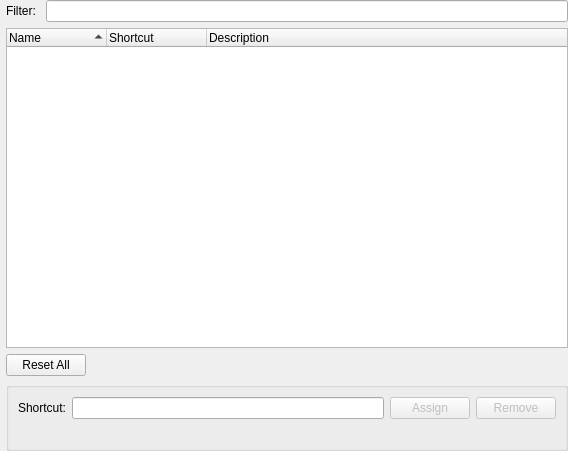
<?xml version="1.0" encoding="UTF-8"?>
<ui version="4.0">
 <class>KeyboardShortcutsWidget</class>
 <widget class="QWidget" name="KeyboardShortcutsWidget">
  <property name="geometry">
   <rect>
    <x>0</x>
    <y>0</y>
    <width>568</width>
    <height>451</height>
   </rect>
  </property>
  <property name="windowTitle">
   <string>Keyboard Shortcuts</string>
  </property>
  <layout class="QVBoxLayout">
   <property name="leftMargin">
    <number>6</number>
   </property>
   <property name="topMargin">
    <number>0</number>
   </property>
   <property name="rightMargin">
    <number>0</number>
   </property>
   <property name="bottomMargin">
    <number>0</number>
   </property>
   <item>
    <layout class="QHBoxLayout">
     <item>
      <widget class="QLabel" name="label">
       <property name="toolTip">
        <string>List only the entries containing the text you enter.</string>
       </property>
       <property name="text">
        <string>Filter: </string>
       </property>
      </widget>
     </item>
     <item>
      <widget class="QLineEdit" name="filterEdit"/>
     </item>
    </layout>
   </item>
   <item>
    <widget class="QTreeWidget" name="commandList">
     <property name="rootIsDecorated">
      <bool>false</bool>
     </property>
     <property name="uniformRowHeights">
      <bool>true</bool>
     </property>
     <property name="sortingEnabled">
      <bool>true</bool>
     </property>
     <property name="columnCount">
      <number>3</number>
     </property>
     <column>
      <property name="text">
       <string>Name</string>
      </property>
     </column>
     <column>
      <property name="text">
       <string>Shortcut</string>
      </property>
     </column>
     <column>
      <property name="text">
       <string>Description</string>
      </property>
     </column>
    </widget>
   </item>
   <item>
    <layout class="QHBoxLayout">
     <item>
      <widget class="QPushButton" name="resetAllButton">
       <property name="toolTip">
        <string>Reset all to default</string>
       </property>
       <property name="text">
        <string>Reset All</string>
       </property>
      </widget>
     </item>
     <item>
      <spacer>
       <property name="orientation">
        <enum>Qt::Horizontal</enum>
       </property>
       <property name="sizeHint" stdset="0">
        <size>
         <width>40</width>
         <height>20</height>
        </size>
       </property>
      </spacer>
     </item>
    </layout>
   </item>
   <item>
    <widget class="QGroupBox" name="targetEditGroup">
     <property name="title">
      <string/>
     </property>
     <layout class="QVBoxLayout">
      <item>
       <layout class="QHBoxLayout">
        <item>
         <widget class="QLabel" name="targetEditLabel">
          <property name="toolTip">
           <string>Press the key combination you want to use.</string>
          </property>
          <property name="text">
           <string>Shortcut:</string>
          </property>
         </widget>
        </item>
        <item>
         <widget class="QLineEdit" name="targetEdit">
          <property name="toolTip">
           <string>Press the key combination you want to use.</string>
          </property>
         </widget>
        </item>
        <item>
         <widget class="QPushButton" name="assignButton">
          <property name="enabled">
           <bool>false</bool>
          </property>
          <property name="sizePolicy">
           <sizepolicy hsizetype="Preferred" vsizetype="Fixed">
            <horstretch>0</horstretch>
            <verstretch>0</verstretch>
           </sizepolicy>
          </property>
          <property name="toolTip">
           <string>Assign this keyboard shortcut, overriding any conflicting usages.</string>
          </property>
          <property name="text">
           <string>Assign</string>
          </property>
          <property name="iconSize">
           <size>
            <width>16</width>
            <height>16</height>
           </size>
          </property>
         </widget>
        </item>
        <item>
         <widget class="QPushButton" name="removeButton">
          <property name="enabled">
           <bool>false</bool>
          </property>
          <property name="toolTip">
           <string>Remove this keyboard shortcut.</string>
          </property>
          <property name="text">
           <string>Remove</string>
          </property>
         </widget>
        </item>
       </layout>
      </item>
      <item>
       <widget class="QLabel" name="infoLabel">
        <property name="textFormat">
         <enum>Qt::RichText</enum>
        </property>
       </widget>
      </item>
     </layout>
    </widget>
   </item>
  </layout>
 </widget>
 <resources/>
 <connections/>
</ui>
